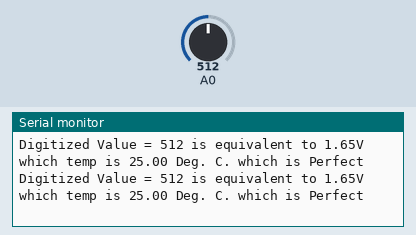
Recording of a program running on a simulated ESP8266 (Wemos D1 mini). Shown: the last lines printed to the serial monitor. Inputs (shaded band) come from the test bench; at power-on: A0 = 512.

Above: at 2.8 s.
2.9 s: A0 set to 716
At 5.5 s:
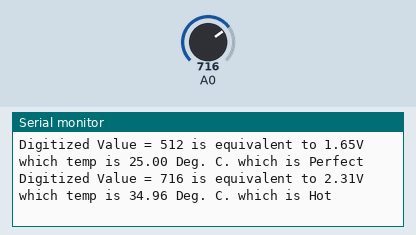
7.5 s: A0 set to 900
At 8.7 s:
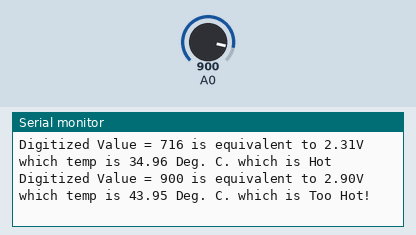
11.5 s: A0 set to 306
At 13.1 s:
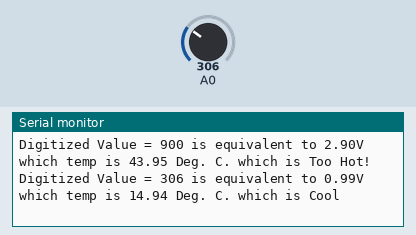
15.5 s: A0 set to 122
At 17.5 s:
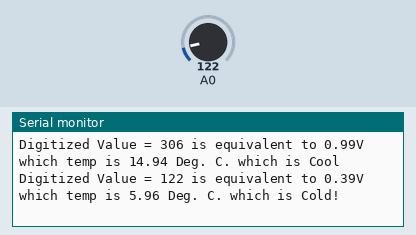

The program:

main.cpp
```cpp
#include <Arduino.h>

void setup() {
   // configure the USB serial monitor
  Serial.begin(115200);
}

void loop() {

  // read digitized value from the D1 Mini's A/D convertor
  int iVal = analogRead(A0);
  float voltage = (iVal * (3300.0 / 1024.0))/1000.0;
  float temp = (float)iVal / 1024;
  temp = temp * 50.0;
  String status;

  if(temp<10){
    status = "Cold!";
  }

  if(temp>=10.0 && temp<=15.0){
    status = "Cool";
  }
  if(temp>15.0 && temp<=25.0){
    status = "Perfect";
  }
  if(temp>25.0 && temp<=30.0){
    status = "Warm";
  }
  if(temp>30.0 && temp<=35.0){
    status = "Hot";
  }
  if(temp>35.0){
    status = "Too Hot!";
  }
  // print value to the USB port
  Serial.println("Digitized Value = " + String(iVal)+ " is equivalent to " + String(voltage) +"V which temp is " + String(temp)+" Deg. C. which is "+ String(status));

  // wait 0.5 seconds (500 ms)
  delay(2000);
}
```

Measured:
- after the input at 2.9 s, the serial monitor: prints a new line after 1.1 s (image 1)
- after the input at 7.5 s, the serial monitor: prints a new line after 0.51 s (image 2)
- after the input at 11.5 s, the serial monitor: prints a new line after 0.51 s (image 3)
- after the input at 15.5 s, the serial monitor: prints a new line after 0.52 s (image 4)
